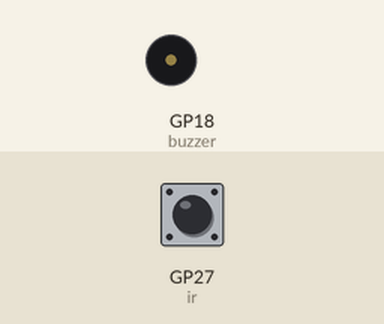
Simulated run of this program. Board: Raspberry Pi Pico running MicroPython. Shown: buzzer (waves = sounding). The test bench sets the inputs (shaded band); at power-on: GP27 (ir) LOW. What the program prints to the serial console is not drawn.

Above: at 1.2 s.
1.3 s: GP27 (ir) driven HIGH
At 1.4 s:
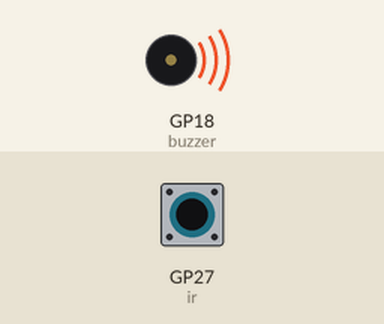
3.0 s: GP27 (ir) pulsed LOW 2 times (0.12 s each, 0.3 s apart)
At 4.9 s:
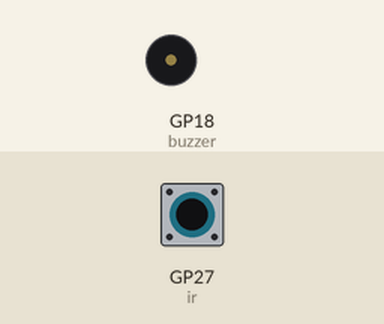
Timing chart, 0 to 6.4 s (numbered marks = the images above; inputs shaded):
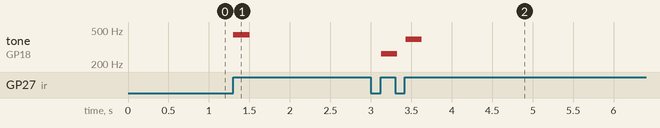

Measured:
- after the input at 1.3 s, tone on GP18 (buzzer): silent → 440 Hz at once, → silent 0.20 s later
- after the input at 3.0 s, tone on GP18 (buzzer): silent → 262 Hz after 0.13 s, → silent 0.20 s later, → 392 Hz 0.10 s later, → silent 0.20 s later

The program:

main.py
```python
from machine import Pin, PWM
import utime

# -------- CONFIG --------
IR_PIN = 27
BUZZER_PIN = 18

ir = Pin(IR_PIN, Pin.IN)
buzzer = PWM(Pin(BUZZER_PIN))

# Notes (Hz)
notes = {
    "C": 262,
    "D": 294,
    "E": 330,
    "G": 392,
    "A": 440
}

# -------- PLAY NOTE --------
def play(freq, duration=200):
    buzzer.freq(freq)
    buzzer.duty_u16(30000)
    utime.sleep_ms(duration)
    buzzer.duty_u16(0)

# -------- GESTURE DETECTION --------
last_trigger = 0
tap_count = 0
start_time = 0
holding = False

print("🎹 Air Piano Ready!")

while True:
    state = ir.value()

    # -------- HAND DETECTED --------
    if state == 0:
        if not holding:
            holding = True
            start_time = utime.ticks_ms()

    # -------- HAND REMOVED --------
    if state == 1 and holding:
        duration = utime.ticks_diff(utime.ticks_ms(), start_time)
        holding = False

        now = utime.ticks_ms()

        # Check for double tap
        if utime.ticks_diff(now, last_trigger) < 400:
            tap_count += 1
        else:
            tap_count = 1

        last_trigger = now

        # -------- CLASSIFY GESTURE --------
        if tap_count == 2:
            print("Double Tap → G")
            play(notes["G"])
            tap_count = 0

        elif duration < 200:
            print("Quick Tap → C")
            play(notes["C"])

        elif duration < 600:
            print("Medium Hold → D")
            play(notes["D"])

        elif duration < 1200:
            print("Long Hold → E")
            play(notes["E"])

        else:
            print("Very Long → A")
            play(notes["A"])

    utime.sleep_ms(10)
```
